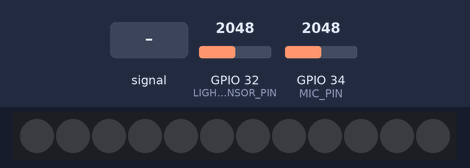
Simulated run of this sketch. Board: ESP32. On the bench: 12 RGB LEDs in strip order, left to right. The inputs (shaded band) are chosen by the test bench; at power-on: GPIO 32 (LIGHT_SENSOR_PIN) = 2048, GPIO 34 (MIC_PIN) = 2048. What the sketch prints to the serial monitor is not drawn.

Above: at 2.7 s.
2.8 s: GPIO 34 (MIC_PIN) fed a 200 Hz sine of ±1023 counts around its level
At 8.5 s:
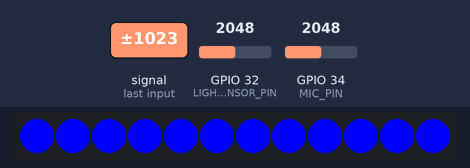
8.9 s: GPIO 32 (LIGHT_SENSOR_PIN) set to 1265
11.7 s: GPIO 32 (LIGHT_SENSOR_PIN) set to 1173
At 13.0 s:
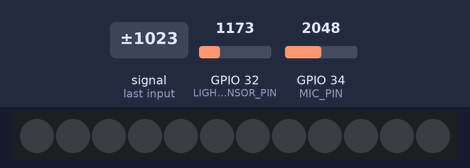
Timing chart, 0 to 14.7 s (numbered marks = the images above; inputs shaded):
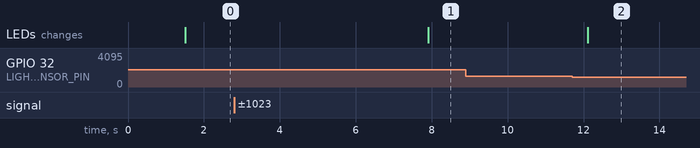

The sketch:

smartwakeup_code.ino
```cpp
#include "WiFi.h"
#include "AdafruitIO_WiFi.h"
#include <Adafruit_NeoPixel.h>

// Adafruit IO credentials
#define IO_USERNAME "your_io_username"
#define IO_KEY "your_io_key"

// Wi-Fi credentials
#define WIFI_SSID "your_wifi_ssid"
#define WIFI_PASS "your_wifi_password"

// Initialize Adafruit IO connection
AdafruitIO_WiFi io(IO_USERNAME, IO_KEY, WIFI_SSID, WIFI_PASS);
AdafruitIO_Feed *light = io.feed("light");
AdafruitIO_Feed *sound = io.feed("sound");

// Pin definitions
#define MIC_PIN 34             // Microphone sensor pin
#define LIGHT_SENSOR_PIN 32    // Light sensor pin
#define LED_PIN 23             // LED strip pin
#define NUM_LEDS 12            // Number of LEDs in the strip

// Threshold values
int soundThreshold = 3000;     // Threshold for detecting sound
int lightThreshold = 1200;     // Threshold for detecting light
bool ledsTurnedOn = false;     // Flag to check if LEDs are on

// Initialize LED strip
Adafruit_NeoPixel strip = Adafruit_NeoPixel(NUM_LEDS, LED_PIN, NEO_GRB + NEO_KHZ800);

void setup() {
  Serial.begin(115200);

  // Connect to Adafruit IO
  io.connect();
  while (io.status() < AIO_CONNECTED) {
    Serial.print(".");
    delay(500);
  }
  Serial.println("\nConnected to Adafruit IO!");

  // Initialize sensors and LEDs
  pinMode(MIC_PIN, INPUT);
  pinMode(LIGHT_SENSOR_PIN, INPUT);
  strip.begin();
  turnOffLEDs();

  Serial.println("System initialized: Microphone and Light Sensor ready.");
}

void loop() {
  io.run();

  // Read values from sensors
  int soundLevel = analogRead(MIC_PIN);
  int lightLevel = analogRead(LIGHT_SENSOR_PIN);

  // Send data to Adafruit IO feeds
  light->save(lightLevel);
  sound->save(soundLevel);

  // Debug output to Serial Monitor
  Serial.print("Sound Level: ");
  Serial.print(soundLevel);
  Serial.print(" | Light Level: ");
  Serial.println(lightLevel);

  // Check conditions to turn on LEDs
  if (lightLevel > lightThreshold && soundLevel > soundThreshold && !ledsTurnedOn) {
    Serial.println("Sound detected in a dark room. Turning on LEDs...");
    turnOnLEDs();
    ledsTurnedOn = true;
  }

  // Check conditions to turn off LEDs
  if (ledsTurnedOn && lightLevel < lightThreshold) {
    Serial.println("Room is bright. Turning off LEDs...");
    turnOffLEDs();
    ledsTurnedOn = false;
  }

  delay(2000);
}

// Function to turn on LEDs
void turnOnLEDs() {
  for (int i = 0; i < strip.numPixels(); i++) {
    strip.setPixelColor(i, strip.Color(0, 0, 255));  // Blue color
  }
  strip.show();
}

// Function to turn off LEDs
void turnOffLEDs() {
  for (int i = 0; i < strip.numPixels(); i++) {
    strip.setPixelColor(i, strip.Color(0, 0, 0));  // Turn off LEDs
  }
  strip.show();
}
```

Measured:
- the behaviour switches between 1200 and 1199 on GPIO 32 (LIGHT_SENSOR_PIN) (found by bisection; images 1 and 2)
- after the input at 2.8 s, the LEDs: change after 5.1 s (image 1)
- after the input at 8.9 s, every drawn part: stays the same
- after the input at 11.7 s, the LEDs: change after 0.41 s (image 2)
